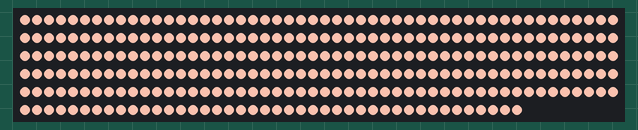
This sketch was run on a simulated Arduino Uno, built with avr-gcc and run on an emulated ATmega328P. Shown: 292 RGB LEDs in strip order, left to right, continuing on the next row. The local clock reads 2024-03-15 10:24:30 at power-on unless the sketch sets it.

Above: at 0.1 s.

The sketch:

DAWN_project.ino
```cpp
// TIME

#define BEGIN_WAKEUP_STAMP (long)6 * 3600
#define STOP_WAKEUP_STAMP (long)7 * 3600
#define OFF_WAKEUP_STAMP (long)15 * 3600

// LED

#define LED_AM 292
#define LED_PIN 2

#include <microDS3231.h>
MicroDS3231 rtc;

#include "FastLED.h"
CRGB leds[LED_AM];

void setup() {
  FastLED.addLeds<WS2811, LED_PIN, GRB>(leds, LED_AM).setCorrection( TypicalLEDStrip );
  FastLED.setBrightness(255);

  // проверка наличия модуля на линии i2c
  // вызов rtc.begin() не обязателен для работы
  if (!rtc.begin()) {
    Serial.println("DS3231 not found");
    for(;;);
  }

  // rtc.setTime(BUILD_SEC, BUILD_MIN, BUILD_HOUR, BUILD_DAY, BUILD_MONTH, BUILD_YEAR);

  // Serial.begin(9600);
  // Serial.print(rtc.getHours());Serial.print('.');
  // Serial.print(rtc.getMinutes());Serial.print('.');
  // Serial.println(rtc.getSeconds());
}

byte timeDelay = 0;
byte brightness = 0;
bool isLed = false;

void loop() {

  // Serial.print(rtc.getHours());Serial.print('.');
  // Serial.print(rtc.getMinutes());Serial.print('.');
  // Serial.println(rtc.getSeconds());

  if(rtc.getSeconds() != timeDelay) {

    long timestamp = (long)rtc.getHours() * 3600 + rtc.getMinutes() * 60 + rtc.getSeconds();

    if(BEGIN_WAKEUP_STAMP <= timestamp && timestamp < STOP_WAKEUP_STAMP) {

      byte brightness;
      brightness = map(timestamp, BEGIN_WAKEUP_STAMP, STOP_WAKEUP_STAMP, 0, 255);
      brightness = constrain(brightness, 0, 255);

      fill_solid(leds, LED_AM, CHSV(20, 50, brightness));

      FastLED.show();
    }
    else if(STOP_WAKEUP_STAMP <= timestamp && timestamp < OFF_WAKEUP_STAMP && !isLed) {
      fill_solid(leds, LED_AM, CHSV(20, 50, 255));
      FastLED.show();

      isLed = true;
    }
    else if(OFF_WAKEUP_STAMP <= timestamp && isLed) {
      FastLED.clear();
      FastLED.show();

      isLed = false;
    }

    timeDelay = rtc.getSeconds();
  }
}
```
